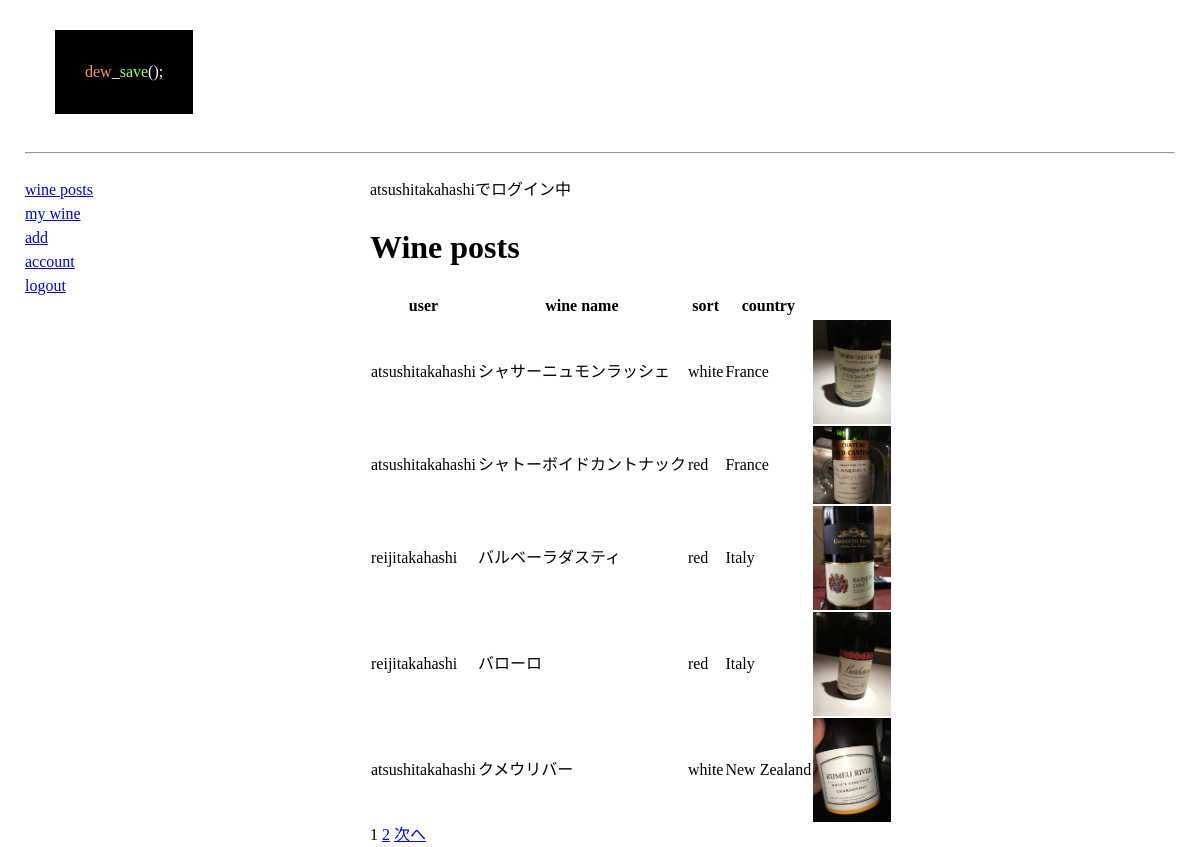
The app's page /all_wine/ (signed in), older data.
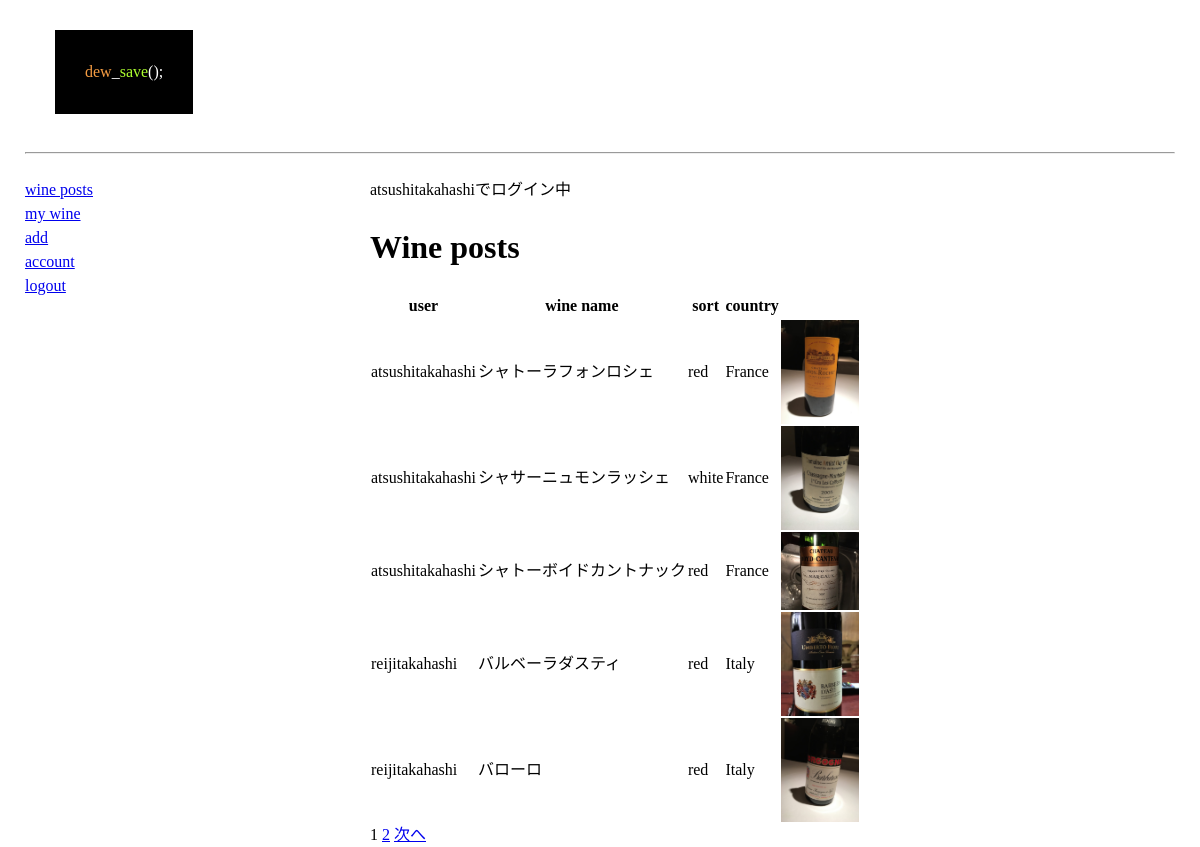
The same page, newer data.
### wine/models.py (models this page shows, shortened)
class Wine(models.Model):
    sort_data = [
        ('red', 'red'),
        ('white', 'white'),
        ('sparkling', 'sparkling'),
    ]
    country_data = [
        ('France', 'France'),
        ('Italy','Italy'),
        ('Germany', 'Germany'),
        ('Spain', 'Spain'),
        ('Portugal', 'Portugal'),
        ('USA', 'USA'),
        ('Australia', 'Australia'),
        ('New Zealand', 'New Zealand'),
        ('Argentina', 'Argentina'),
        ('Chile', 'Chile'),
        ('South Africa', 'South Africa'),
        ('Japan', 'Japan'),
        ('etc.', 'etc.'),
    ]
    vintage_data = [
        ('1980', '1980'), ('1981', '1981'), ('1982', '1982'), ('1983', '1983'), ('1984', '1984'), ('1985', '1985'),
        ('1986', '1986'), ('1987', '1987'), ('1988', '1988'), ('1989', '1989'), ('1990', '1990'), ('1991', '1991'),
        ('1992', '1992'), ('1993', '1993'), ('1994', '1994'), ('1995', '1995'), ('1996', '1996'), ('1997', '1997'),
        ('1998', '1998'), ('1999', '1999'), ('2000', '2000'), ('2001', '2001'), ('2002', '2002'), ('2003', '2003'),
        ('2004', '2004'), ('2005', '2005'), ('2006', '2006'), ('2007', '2007'), ('2008', '2008'), ('2009', '2009'),
        ('2010', '2010'), ('2011', '2011'), ('2012', '2012'), ('2013', '2013'), ('2014', '2014'), ('2015', '2015'),
        ('2016', '2016'), ('2017', '2017'), ('2018', '2018'), ('2019', '2019'), ('2020', '2020'),
    ]
    grape_data = [
        ('Chardonnay', 'Chardonnay'),
        ('Sauvignon Blanc', 'Sauvignon Blanc'),
        ('Riesling', 'Riesling'),
        ('Gewürztraminer', 'Gewürztraminer'),
        ('Semillon', 'Semillon'),
        ('Viognier', 'Viognier'),
        ('Pino Blanc', 'Pino Blanc'),
        ('Muscadet', 'Muscadet'),
        ('Pino gris', 'Pino gris'),
        ('Cortese', 'Cortese'),
        ('Trebbiano', 'Trebbiano'),
        ('Garganega', 'Garganega'),
        ('Malvasia', 'Malvasia'),
        ('Chenin Blanc', 'Chenin Blanc'),
        ('Albariño', 'Albariño'),
        ('甲州', '甲州'),
        ('etc.', 'etc.'),
    ]
    eye_data = [
        ('green', 'green'),
        ('lemon yellow', 'lemon yellow'),
        ('yellow', 'yellow'),
        ('gold', 'gold'),
        ('amber', 'amber'),
    ]
    nose_data = [
        ('lemmon', 'レモン'), ('kime', 'ライム'), ('grapefruit', 'グレープフルーツ'), ('apple', 'リンゴ'), ('green apple', '青りんご'),
        ('pear', '洋ナシ'), ('peach', '桃'), ('apricot', 'アプリコット'), ('pineapple', 'パイナップル'), ('passion fruit', 'パッションフルーツ'),
        ('banana', 'バナナ'), ('mango', 'マンゴー'), ('lychee', 'ライチ'), ('muscat', 'マスカット'), ('water melon', 'メロン'),
        ('kinmokusei', 'キンモクセイ'), ('mint', 'ミント'), ('rose', 'バラ'), ('floral', 'お花のような'), ('herb', 'ハーブの'), ('perfume', '香水'),
        ('barrel incense', '樽香'), ('toast', 'トースト'), ('butter', 'バター'), ('vanila', 'バニラ'), ('sulfur', '硫黄'), ('honey', 'はちみつ'),
        ('cinnamon', 'シナモン'),('mineral', 'ミネラル'),
    ]
    mouth_data = [
        ('fresh', 'フレッシュ感のある'),
        ('dry', 'ドライな'),
        ('sour', '酸味が目立つ'),
        ('balance', 'バランスの良い'),
        ('sweat', '甘さのある'),
        ('fruity','フルーツ感のある'),
        ('elegant', 'エレガントな,綺麗な'),
        ('mineral','ミネラルのある'),
        ('rich', '芳醇な、豊かな'),
        ('thick', '厚みのある'),
        ('strong', '濃縮し力強い'),
        ('aging', '長期熟成型のような'),
    ]
    error_msg = [
        '50文字まででお願いします。',
        '10文字まででお願い致します。',
        '点数は5点までで採点お願い致します。',
        '点数は0点以上で採点お願い致します。',
        'ファイル形式はJPEG,PNG,GIFでお願い致します。'
    ]
    user = models.ForeignKey(get_user_model(), on_delete=models.CASCADE,default=1)
    date = models.DateTimeField(default=timezone.now)
    name = models.CharField(verbose_name='Name', max_length=100,validators=[MaxLengthValidator(50,error_msg[0])])
    sort = models.CharField(verbose_name='Sort',choices=sort_data,max_length=100)
    country = models.CharField(verbose_name='Country', choices=country_data,max_length=100)
    vintage = models.CharField(verbose_name='Vintage', choices=vintage_data,max_length=100,blank=True)
    grape = models.CharField(verbose_name='Grape', choices=grape_data,max_length=100,blank=True)
    eye = models.CharField(verbose_name='Eye', choices=eye_data,max_length=100,blank=True)
    nose = models.CharField(verbose_name='Nose', choices=nose_data,max_length=100,blank=True)
    mouth = models.CharField(verbose_name='Mouth', choices=mouth_data,max_length=100,blank=True)
    memo = models.CharField(verbose_name='Memo', max_length=200, blank=True)
    point = models.FloatField(verbose_name='Point',validators=[MaxValueValidator(5,error_msg[2]),MinValueValidator(0,error_msg[3])])
    pic = models.ImageField(upload_to='images/',blank=True,validators=[FileExtensionValidator(['JPG','PNG','GIF'],error_msg[4])])

### wine/views.py (the view)
# urls.py: path('all_wine/', All_wine.as_view(), name='all'),
class All_wine(LoginRequiredMixin,ListView):
    model = Wine
    template_name = 'wine/all_wine.html'
    paginate_by = 5
    queryset = Wine.objects.order_by('-id')

### wine/templates/wine/all_wine.html (shortened to what this page needs)
{% extends 'wine/layout.html' %}
{% block main%}
    {% if user.is_authenticated %}
        <p>{{ user.get_username }}でログイン中</p>
    {% else %}
        <p>ログインしていません</p>
    {% endif %}
    <h1>Wine posts</h1>
    <table>
        <tr>
            <th>user</th>
            <th>wine name</th>
            <th>sort</th>
            <th>country</th>
        </tr>
        {% for item in object_list %}
        <tr>
            <td>{{item.user}}</td>
            <td>{{item.name}}</td>
            <td>{{item.sort}}</td>
            <td>{{item.country}}</td>
        {% if item.pic %}
           <td><a href="/detail_wine/{{item.id}}/" ><img src='{{item.pic.url}}' width="78px"></a></td>
        {% endif %}
        </tr>
        {% endfor %}
    </table>
    {% for num in page_obj.paginator.page_range %}
        {% if page_obj.number == num %}
            <span>{{ num }}</span>
        {% else %}
            <a href="?page={{ num }}">{{ num }}</a>
        {% endif %}
    {% endfor %}
    {% if page_obj.has_next %}
        <a href="?page={{ page_obj.next_page_number }}">次へ</a>
    {% endif %}
{% endblock %}

### wine/templates/wine/layout.html (shortened to what this page needs)
{% load static %}
<!DOCTYPE html>
<html lang="ja">
<head>
    <link rel="stylesheet" href="{% static 'wine/css/sanitize.css' %}">
    <link rel="stylesheet" href="{% static 'wine/css/stylesheet_wine.css' %}">
    <link rel="stylesheet" href="{% static 'wine/css/stylesheet_account.css' %}">
</head>
    <body>
            <header>
                <div class="logo">
                    <span class="dew">dew</span>_<span class="save">save</span>();
                </div>
                <hr>
            </header>
            <div class="content">
                <nav>
                    <ul>
                        <li><a href="{% url 'wine:all' %}">wine posts</a></li>
                        <li><a href="{% url 'wine:my' %}">my wine</a></li>
                        <li><a href="{% url 'wine:add' %}">add</a></li>
                        <li><a href="/update_user/{{user.id}}/">account</a></li>
                        <li><a href="{% url 'account:logout' %}">logout</a></li>
                    </ul>
                </nav>
                <main>
                    {% block main%}{% endblock %}
                </main>
            </div>
    </body>
</html>

### wine/static/wine/css/sanitize.css (style rules this page uses)
html { cursor: default; line-height: 1.5; -moz-tab-size: 4; tab-size: 4; -webkit-tap-highlight-color: transparent ; -ms-text-size-adjust: 100%; -webkit-text-size-adjust: 100%; word-break: break-word; }
body { margin: 0; }
h1 { font-size: 2em; margin: 0.67em 0; }
hr { height: 0; overflow: visible; }
main { display: block; }
nav ol, nav ul { list-style: none; padding: 0; }
a { background-color: transparent; }
audio, canvas, iframe, img, svg, video { vertical-align: middle; }
img { border-style: none; }
table { border-collapse: collapse; }
a, area, button, input, label, select, summary, textarea, [tabindex] { -ms-touch-action: manipulation; touch-action: manipulation; }

### wine/static/wine/css/stylesheet_wine.css (style rules this page uses)
body { max-width: 1150px; margin: 0 auto; }
.content { display: flex; }
nav { width: 30%; }
main { width: 70%; }
.logo { margin: 30px; padding: 30px; display: inline-block; background-color: black; color: white; }
.dew { color: #f59c42; }
.save { color: greenyellow; }

Row changes from the older to the newer data that the page shows:
no longer on this page (row unchanged): Wine: user "atsushitakahashi", name "クメウリバー", sort "white", country "New Zealand", pic (picture)
added Wine: user "atsushitakahashi", name "シャトーラフォンロシェ", sort "red", country "France", pic (picture)
